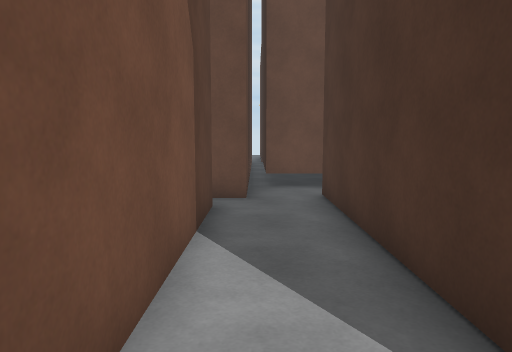
View 1 (above)

17 first-person views from a walk through a scene from a Unity 3-D project. The camera is 1.4 m above the floor, tilts 6° down and sees 70° across. The floor is counted in squares, 1 m on a side. Each view is taken from the middle of a square. On the plan, view 1 faces up. The plan holds only what a view shows up to about 16 squares ahead; the rest is blank. The place goes on beyond the plan.

View 2
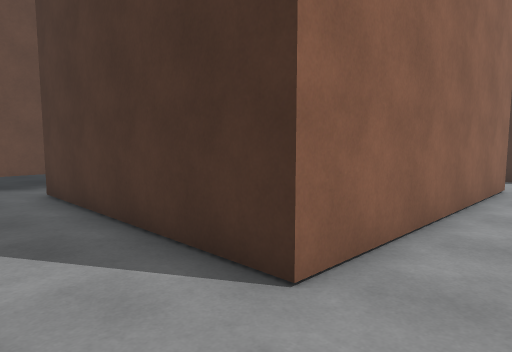

View 3
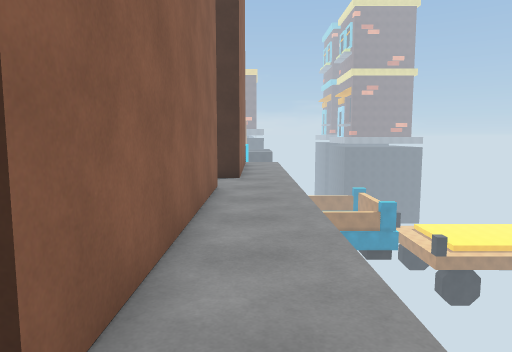

View 4
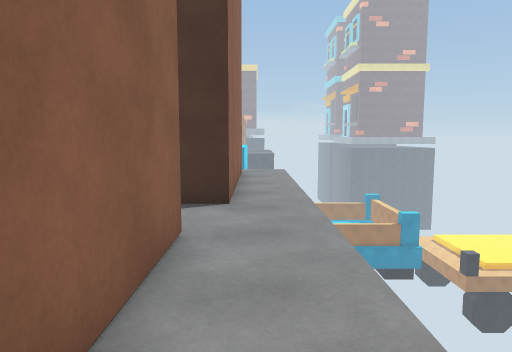

View 5
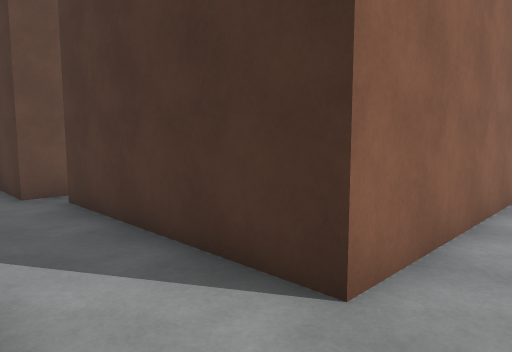

View 6
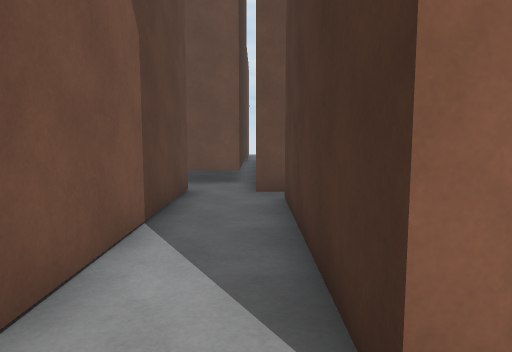

View 7
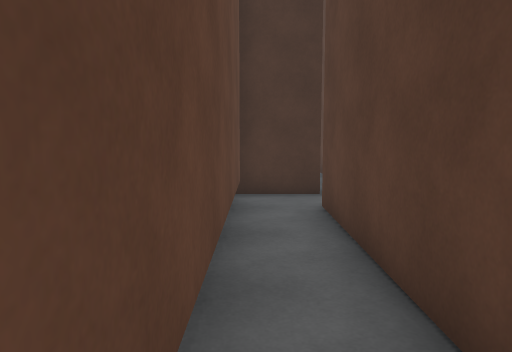

View 8
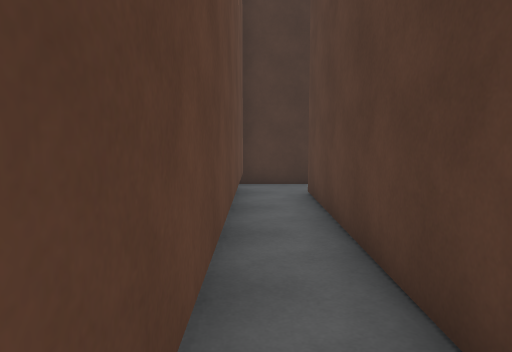

View 9
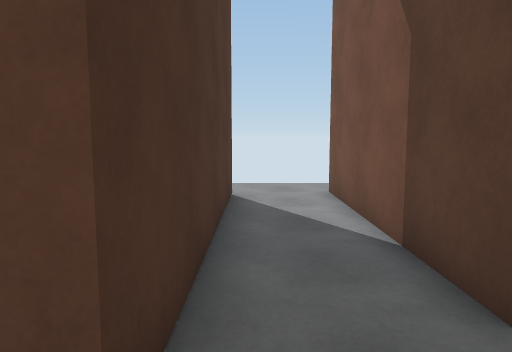

View 10
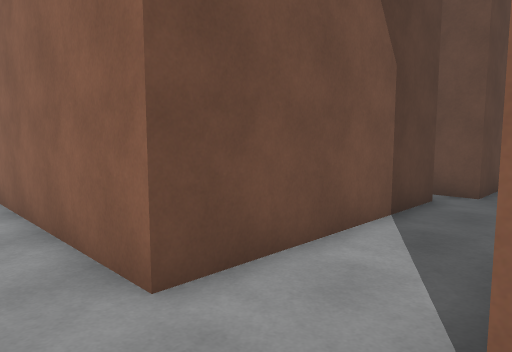

View 11
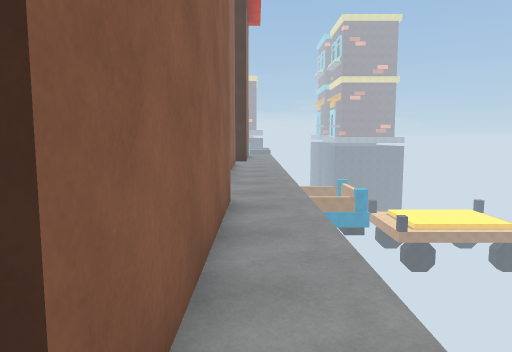

View 12
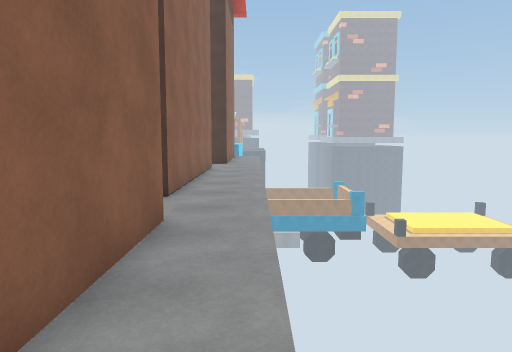

View 13
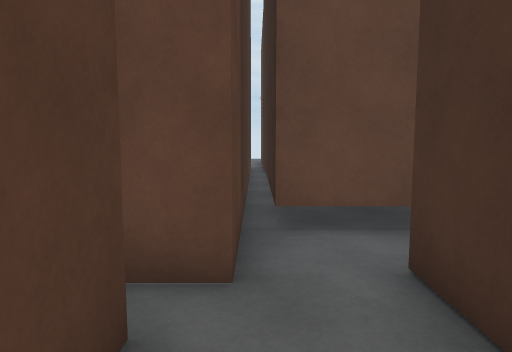

View 14
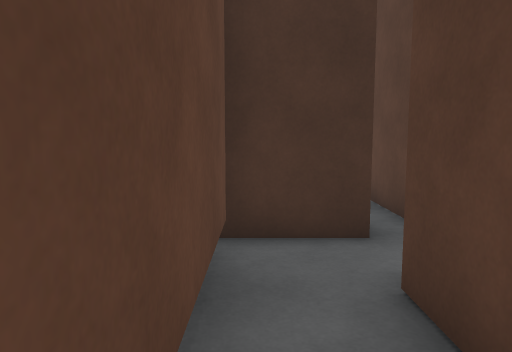

View 15
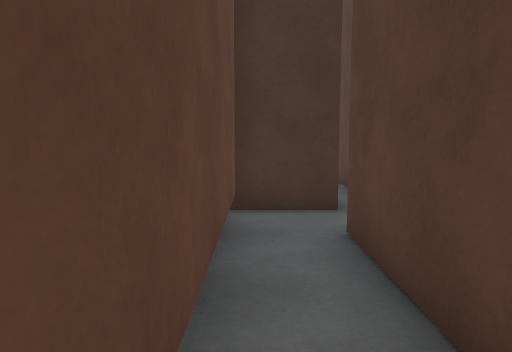

View 16
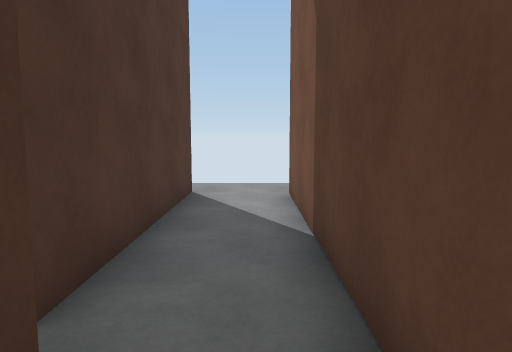

View 17
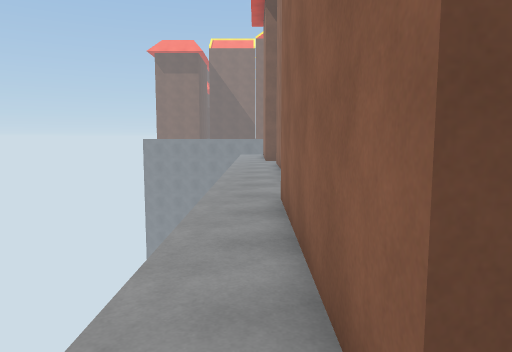

### Floor plan
Points are (right, up) in squares from view 1. A wall is a line through its corners. A room is listed if a view was taken in it or the views show most of it. See-through windows are left out.
Room 1 (views 1, 2, 3, 4, 5, 6, 10, 11, 12, 13, 17)
walls: (10.2, 7.5) (10.2, 1.1) (1.6, 1.1) (1.6, 8.7); (13.2, 7.4) (17.6, 7.4); (13, 8.4) (12, 8.4); (-0.9, 7.5) (-0.9, 0.6) (-8.1, 0.6); (19.9, 0.6) (12.7, 0.6) (12.7, 7.5)
ways out: opening at (1, 9) to room 2; opening at (11, 8) to room 2; opening at (-1, 8)
Room 2 (views 7, 8, 9, 14, 15, 16)
walls: (1.6, 8.7) (10.2, 8.7) (10.2, 7.5); (11.5, 10.4) (0.3, 10.4); (12, 8.4) (12, 10.6); (-0.2, 11.6) (-0.2, 8.4)
ways out: opening at (1, 9) to room 1; opening at (11, 8) to room 1

Where each view was taken, in squares from view 1:
view 1: 0 up, 0 right, facing up
view 2: 1 down, 1 left, facing up-right
view 3: 0 up, 0 right, facing right
view 4: 0 up, 5 right, facing right
view 5: 1 down, 10 right, facing up-right
view 6: 1 down, 12 right, facing up
view 7: 10 up, 3 right, facing right
view 8: 10 up, 1 right, facing right
view 9: 10 up, 1 right, facing down
view 10: 1 down, 2 right, facing up-left
view 11: 0 up, 9 left, facing right
view 12: 1 down, 7 left, facing right
view 13: 5 up, 0 right, facing up
view 14: 10 up, 7 right, facing right
view 15: 10 up, 5 right, facing right
view 16: 10 up, 11 right, facing down
view 17: 0 up, 21 right, facing left
